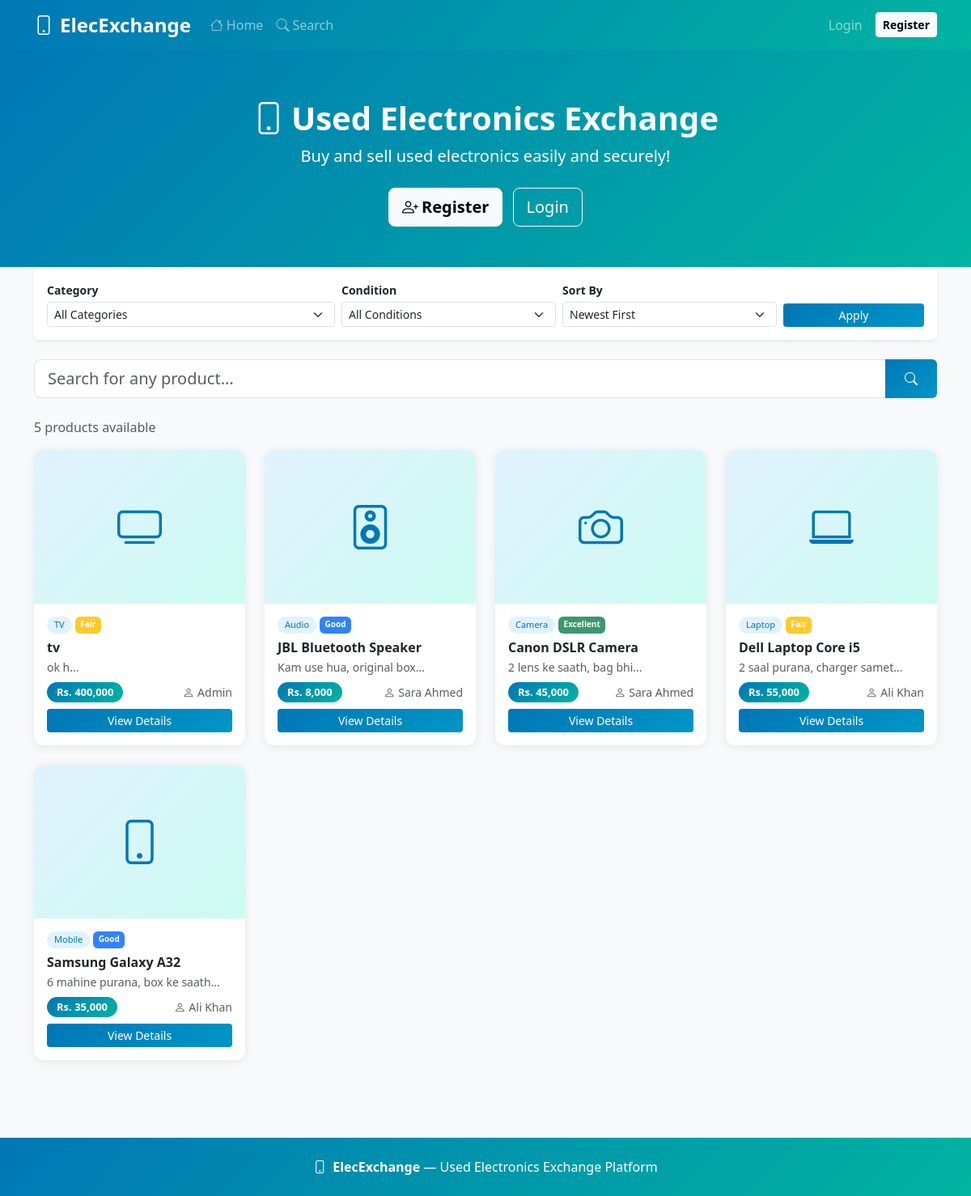
The page / on the database its author committed.
### tables this page shows
CREATE TABLE products (
            id             INTEGER PRIMARY KEY AUTOINCREMENT,
            user_id        INTEGER,
            title          TEXT NOT NULL,
            description    TEXT,
            price          REAL NOT NULL,
            category       TEXT,
            condition_info TEXT DEFAULT 'Good',
            image          TEXT DEFAULT '',
            status         TEXT DEFAULT 'available',
            created_at     TEXT DEFAULT CURRENT_TIMESTAMP
        );

CREATE TABLE users (
            id          INTEGER PRIMARY KEY AUTOINCREMENT,
            name        TEXT NOT NULL,
            email       TEXT UNIQUE NOT NULL,
            phone       TEXT,
            password    TEXT NOT NULL,
            role        TEXT DEFAULT 'user',
            is_verified INTEGER DEFAULT 0,
            verify_code TEXT DEFAULT '',
            joined      TEXT DEFAULT CURRENT_DATE
        );

### app.py (the view)
@app.route('/')
def index():
    cat  = request.args.get('cat','')
    cond = request.args.get('cond','')
    sort = request.args.get('sort','newest')
    db   = get_db()
    q    = "SELECT p.*,u.name as seller FROM products p JOIN users u ON p.user_id=u.id WHERE p.status='available'"
    params = []
    if cat:  q += " AND p.category=?";        params.append(cat)
    if cond: q += " AND p.condition_info=?";  params.append(cond)
    q += " ORDER BY " + ("p.price ASC" if sort=='price_asc' else "p.price DESC" if sort=='price_desc' else "p.id DESC")
    products = db.execute(q, params).fetchall()
    cats     = db.execute("SELECT DISTINCT category FROM products WHERE status='available' ORDER BY category").fetchall()
    db.close()
    return render_template('index.html', products=products, cats=cats,
                           selected_cat=cat, selected_cond=cond, sort=sort)

### app.py (called while the page is built)
def get_db():
    conn = sqlite3.connect(DB)
    conn.row_factory = sqlite3.Row
    return conn

### templates/index.html (shortened to what this page needs)
{% extends 'base.html' %}
{% block content %}
<div class="hero">
    <div class="container text-center">
        <h1 class="fw-bold mb-2"><i class="bi bi-phone me-2"></i>Used Electronics Exchange</h1>
        <p class="lead mb-4">Buy and sell used electronics easily and securely!</p>
        {% if not session.user_id %}
        <a href="/register" class="btn btn-light btn-lg fw-semibold me-2"><i class="bi bi-person-plus me-1"></i>Register</a>
        <a href="/login" class="btn btn-outline-light btn-lg">Login</a>
        {% else %}
        <a href="/add-product" class="btn btn-light btn-lg fw-semibold"><i class="bi bi-plus-circle me-1"></i>List an Item</a>
        {% endif %}
    </div>
</div>
<div class="container pb-5">
    <div class="card border-0 shadow-sm p-3 mb-4">
        <form method="GET" action="/" class="row g-2 align-items-end">
            <div class="col-sm-4">
                <label class="form-label fw-semibold small mb-1">Category</label>
                <select name="cat" class="form-select form-select-sm">
                    <option value="">All Categories</option>
                </select>
            </div>
            <div class="col-sm-3">
                <label class="form-label fw-semibold small mb-1">Condition</label>
                <select name="cond" class="form-select form-select-sm">
                    <option value="">All Conditions</option>
                </select>
            </div>
            <div class="col-sm-3">
                <label class="form-label fw-semibold small mb-1">Sort By</label>
                <select name="sort" class="form-select form-select-sm">
                    <option value="newest" {{ 'selected' if sort=='newest' }}>Newest First</option>
                </select>
            </div>
            <div class="col-sm-2"><button type="submit" class="btn btn-primary btn-sm w-100">Apply</button></div>
        </form>
    </div>
    <form action="/search" method="GET" class="mb-4">
        <div class="input-group">
            <input type="text" name="q" class="form-control form-control-lg" placeholder="Search for any product...">
            <button class="btn btn-primary px-4"><i class="bi bi-search"></i></button>
        </div>
    </form>
    {% set icons = {'Mobile':'bi-phone','Laptop':'bi-laptop','Camera':'bi-camera','Audio':'bi-speaker','Tablet':'bi-tablet','TV':'bi-tv'} %}
    {% set cc = {'Excellent':'success','Good':'primary','Fair':'warning'} %}
    {% if not products %}
    <div class="text-center py-5 text-muted"><i class="bi bi-inbox fs-1"></i><p class="mt-2">No products found.</p><a href="/" class="btn btn-outline-primary mt-2">Reset Filters</a></div>
    {% else %}
    <p class="text-muted mb-3">{{ products|length }} products available</p>
    <div class="row g-4">
        {% for p in products %}
        <div class="col-sm-6 col-md-4 col-lg-3">
            <div class="card product-card h-100">
                {% if p.image and p.image != '' %}<img src="/static/uploads/{{ p.image }}" alt="{{ p.title }}">
                {% else %}<div class="no-image"><i class="bi {{ icons.get(p.category,'bi-box') }}"></i></div>{% endif %}
                <div class="card-body d-flex flex-column">
                    <div class="d-flex gap-1 mb-2">
                        <span class="cat-badge">{{ p.category }}</span>
                        <span class="badge bg-{{ cc.get(p.condition_info,'secondary') }}" style="font-size:10px;opacity:.85;">{{ p.condition_info }}</span>
                    </div>
                    <h6 class="fw-semibold mb-1">{{ p.title }}</h6>
                    <p class="text-muted small mb-2" style="flex:1">{{ p.description[:65] }}...</p>
                    <div class="d-flex justify-content-between align-items-center mb-2">
                        <span class="price-badge">Rs. {{ "{:,.0f}".format(p.price) }}</span>
                        <small class="text-muted"><i class="bi bi-person me-1"></i>{{ p.seller }}</small>
                    </div>
                    <a href="/product/{{ p.id }}" class="btn btn-primary btn-sm w-100">View Details</a>
                </div>
            </div>
        </div>
        {% endfor %}
    </div>
    {% endif %}
</div>
{% endblock %}

### templates/base.html (shortened to what this page needs)
<!DOCTYPE html>
<html lang="en">
<head>
    <link href="https://cdn.jsdelivr.net/npm/bootstrap@5.3.0/dist/css/bootstrap.min.css" rel="stylesheet">
    <link href="https://cdn.jsdelivr.net/npm/bootstrap-icons@1.10.0/font/bootstrap-icons.css" rel="stylesheet">
</head>
<body>
<nav class="navbar navbar-expand-lg navbar-dark navbar-custom">
    <div class="container">
        <a class="navbar-brand fw-bold fs-4" href="/"><i class="bi bi-phone me-2"></i>ElecExchange</a>
        <div class="collapse navbar-collapse" id="nav">
            <ul class="navbar-nav me-auto">
                <li class="nav-item"><a class="nav-link" href="/"><i class="bi bi-house me-1"></i>Home</a></li>
                <li class="nav-item"><a class="nav-link" href="/search"><i class="bi bi-search me-1"></i>Search</a></li>
            </ul>
            <ul class="navbar-nav ms-auto">
                {% if session.user_id %}
                <li class="nav-item dropdown">
                    <a class="nav-link dropdown-toggle" href="#" data-bs-toggle="dropdown">
                        <i class="bi bi-person-circle me-1"></i>{{ session.user_name }}
                    </a>
                    <ul class="dropdown-menu dropdown-menu-end">
                        <li><a class="dropdown-item" href="/user/profile"><i class="bi bi-person me-2"></i>My Profile</a></li>
                        <li><a class="dropdown-item" href="/user/listings"><i class="bi bi-grid me-2"></i>My Listings</a></li>
                        <li><a class="dropdown-item" href="/user/orders"><i class="bi bi-bag me-2"></i>My Orders</a></li>
                        {% if session.role == 'admin' %}
                        <li><hr class="dropdown-divider"></li>
                        <li><a class="dropdown-item text-success" href="/admin"><i class="bi bi-speedometer2 me-2"></i>Admin Panel</a></li>
                        {% endif %}
                        <li><hr class="dropdown-divider"></li>
                        <li><a class="dropdown-item text-danger" href="/logout"><i class="bi bi-box-arrow-right me-2"></i>Logout</a></li>
                    </ul>
                </li>
                {% else %}
                <li class="nav-item"><a class="nav-link" href="/login">Login</a></li>
                <li class="nav-item"><a class="btn btn-light btn-sm ms-2 my-1 fw-semibold" href="/register">Register</a></li>
                {% endif %}
            </ul>
        </div>
    </div>
</nav>
{% block content %}{% endblock %}
<footer class="mt-5 py-4" style="background:linear-gradient(135deg,#0077b6,#00b4a0);color:white;">
    <div class="container text-center">
        <p class="mb-0"><i class="bi bi-phone me-2"></i><strong>ElecExchange</strong> &mdash; Used Electronics Exchange Platform</p>
    </div>
</footer>
</body>
</html>

### templates/base.html (style rules this page uses)
body { background:#f8f9fa;font-family:'Segoe UI',sans-serif; }
.navbar-custom { background:linear-gradient(135deg,#0077b6,#00b4a0); }
.hero { background:linear-gradient(135deg,#0077b6,#00b4a0);color:white;padding:60px 0 50px; }
.product-card { border:none;border-radius:12px;box-shadow:0 2px 12px rgba(0,0,0,.08);transition:transform .2s,box-shadow .2s;overflow:hidden; }
.no-image { height:190px;background:linear-gradient(135deg,#e0f2fe,#ccfbf1);display:flex;align-items:center;justify-content:center;font-size:55px;color:#0077b6; }
.price-badge { background:linear-gradient(135deg,#0077b6,#00b4a0);color:white;padding:3px 12px;border-radius:20px;font-weight:bold;font-size:13px; }
.cat-badge { background:#e0f2fe;color:#0077b6;font-size:11px;padding:2px 9px;border-radius:20px;font-weight:500; }
.btn-primary { background:linear-gradient(135deg,#0077b6,#0096c7);border:none; }

### rows shown on the page
products: category "TV", condition_info "Fair", title "tv", description "ok h", price "400,000", seller "Admin"
products: category "Audio", condition_info "Good", title "JBL Bluetooth Speaker", description "Kam use hua, original box", price "8,000", seller "Sara Ahmed"
products: category "Camera", condition_info "Excellent", title "Canon DSLR Camera", description "2 lens ke saath, bag bhi", price "45,000", seller "Sara Ahmed"
products: category "Laptop", condition_info "Fair", title "Dell Laptop Core i5", description "2 saal purana, charger samet", price "55,000", seller "Ali Khan"
products: category "Mobile", condition_info "Good", title "Samsung Galaxy A32", description "6 mahine purana, box ke saath", price "35,000", seller "Ali Khan"

### other values the page prints
{{ products|length }} "5"
